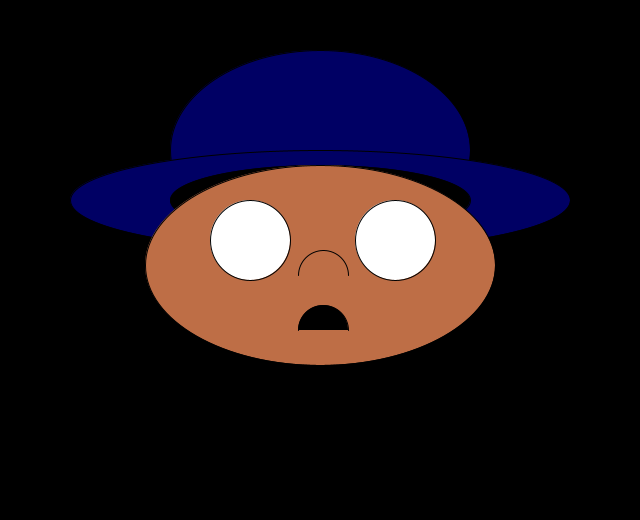
Frame 1 (no input)
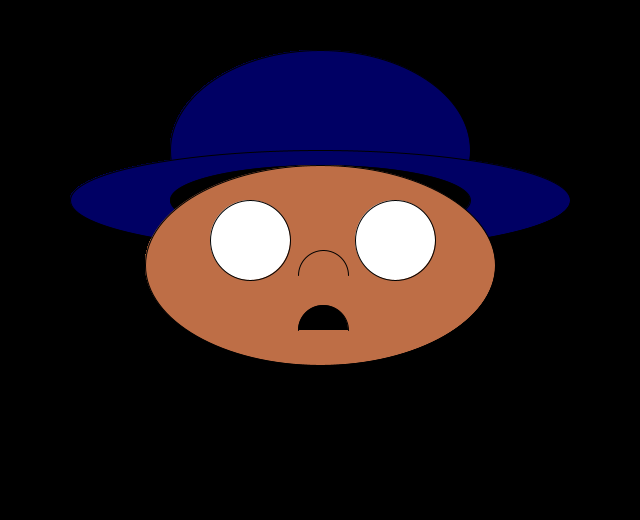
Frame 60 (the mouse pressed at the canvas centre just before this capture)
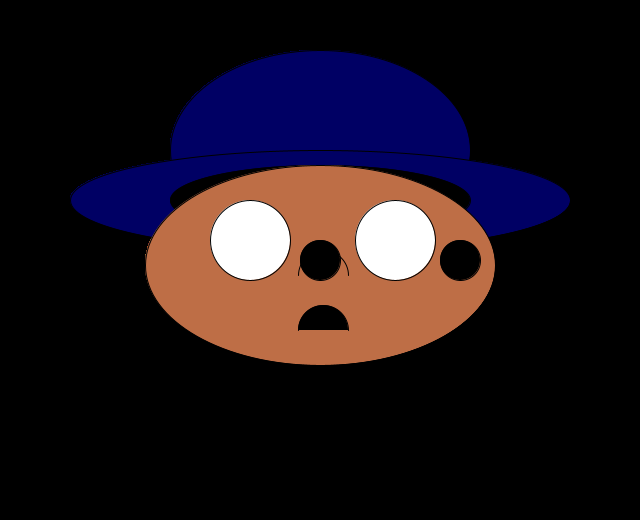
Frame 120 (the mouse held since frame 60 and released just before this capture)

The Processing sketch that drew these frames (run headless with seeded random() and noise(); from frame 60 on, the mouse is pressed at the canvas centre):

// Processing sketch: processing_185065
// ── processing_185065.pde

// week 3 assignment, Andrea Pagan

int x = 20;
int y = 240; 
void setup(){
  background(0,0,0);
  size(640,520);
  
  
}

void draw(){
  
  x = mouseX;
  y = mouseY;
  
  fill(0,0,100);
 
  ellipse(320,150,300,200);
  
  ellipse(320,200,500,100);
  fill(0,0,0);
  ellipse(320,200,300,70);
  fill(190,110,70);
  ellipse(320,265,350,200);
  fill(255,255,255);
  ellipse(250,240,80,80);
  ellipse(395,240,80,80);
 
  fill(190,110,70);
  arc(323,275, 50, 50, -PI, 0);
  fill(0,0,0);
  arc(323,330, 50, 50, -PI, 0);

 fill(0,0,0);
  ellipse(x,y,40,40);
  ellipse(x+140,y,40,40);
}
